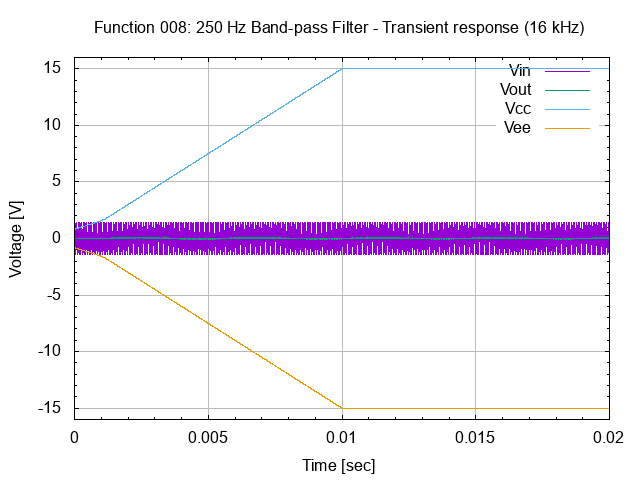

The script that saved this image:
# set terminal
set term png

# set graph
set output "26.008.00.01.02.02.png"
set title "Function 008: 250 Hz Band-pass Filter - Transient response (16 kHz)"

# setup Y-axis
set yrange [-16:16]
set grid ytics lt 1 lw 1 lc rgb "#bbbbbb"
set mytics
set ylabel "Voltage [V]"

# setup X-axis
set grid xtics lt 1 lw 1 lc rgb "#bbbbbb"
set mxtics
set xrange [0:0.02]
set xlabel "Time [sec]"

# setup plot style
set style data lines
plot '26.008.00.01.02.dat' using 1:2 title "Vin", \
     '26.008.00.01.02.dat' using 1:3 title "Vout", \
     '26.008.00.01.02.dat' using 1:4 title "Vcc", \
     '26.008.00.01.02.dat' using 1:5 title "Vee"

# set output back to default
set output

# reset terminal type
set terminal pop
